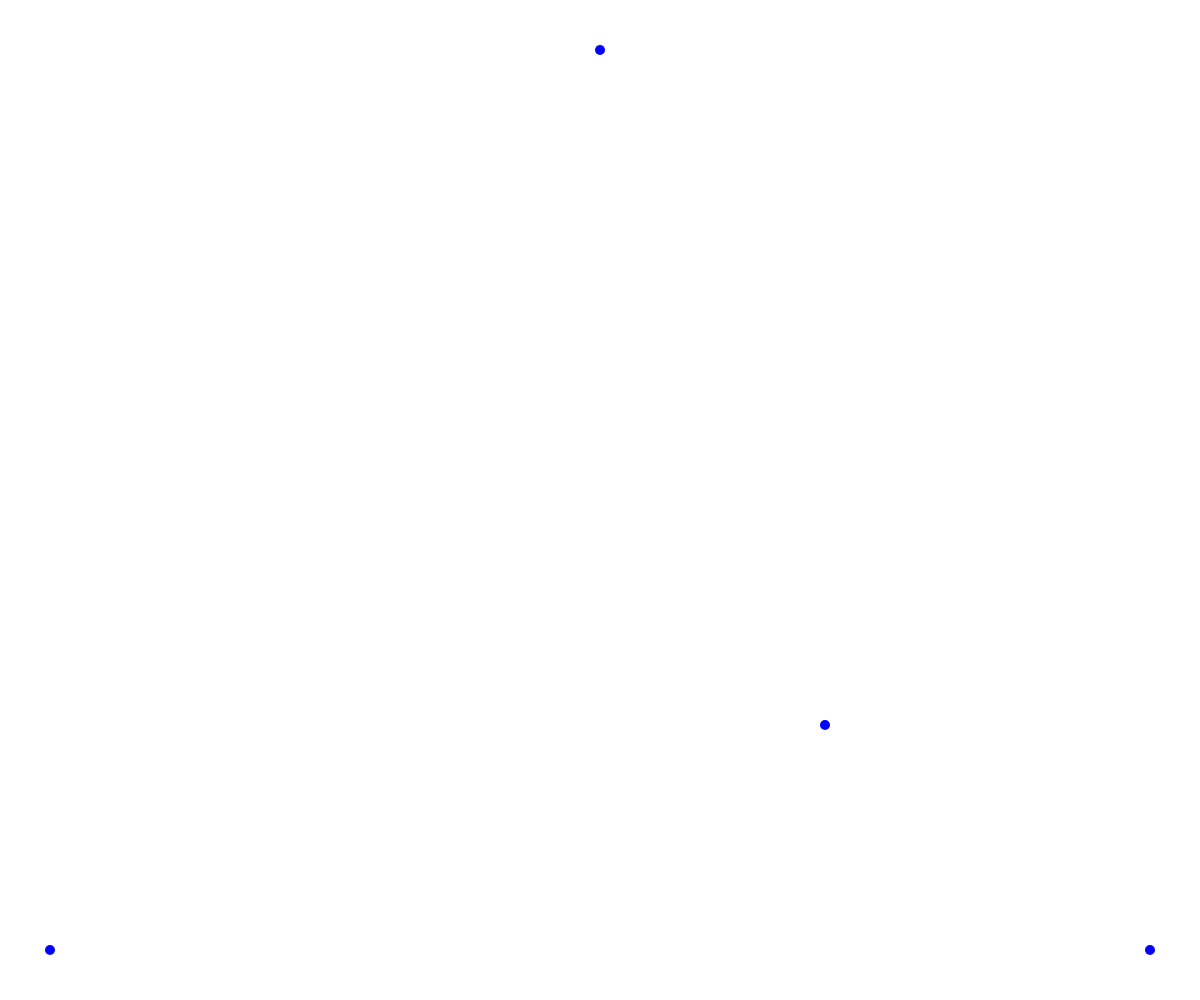
Frame 1 (no input)
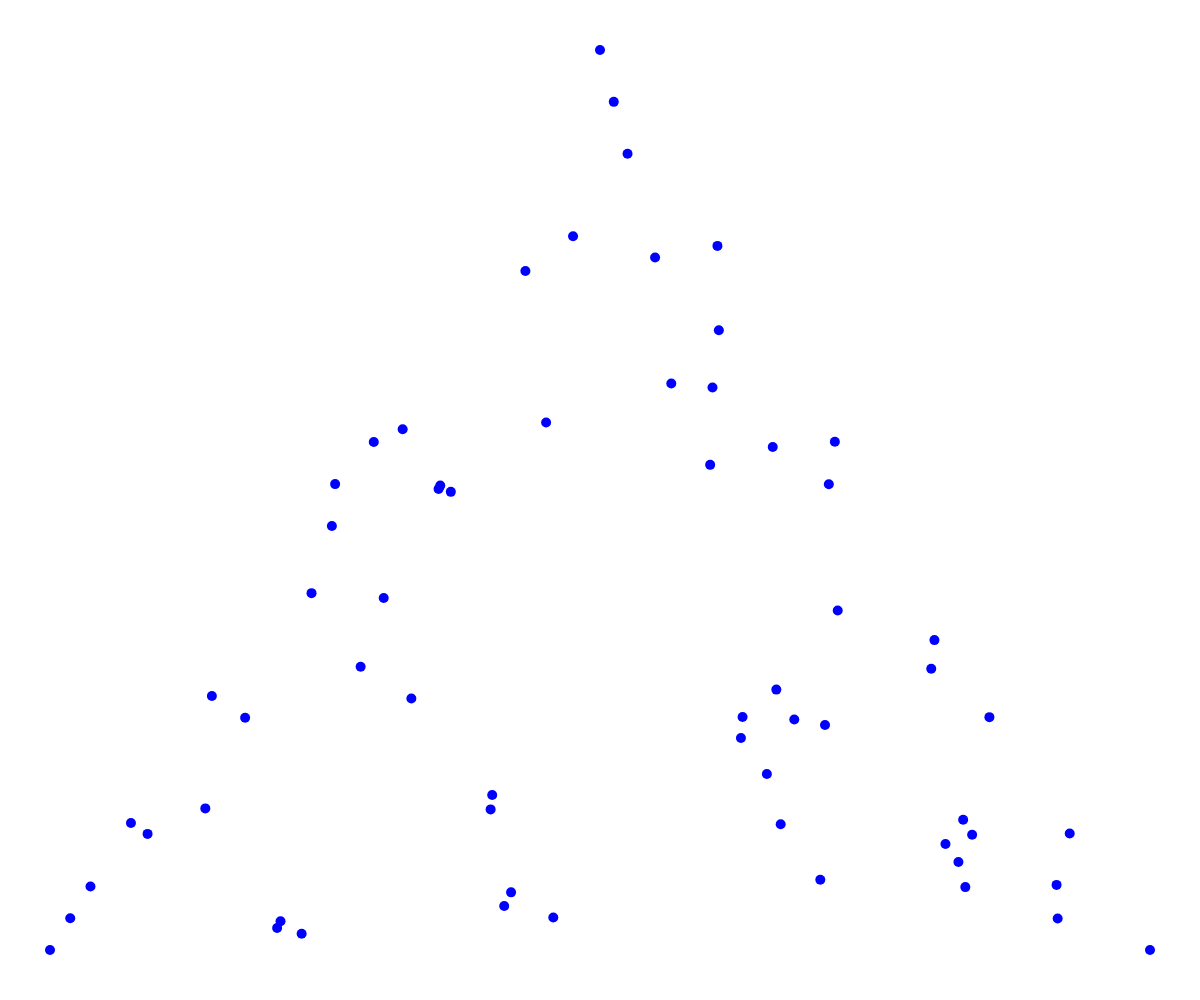
Frame 60 (no input)
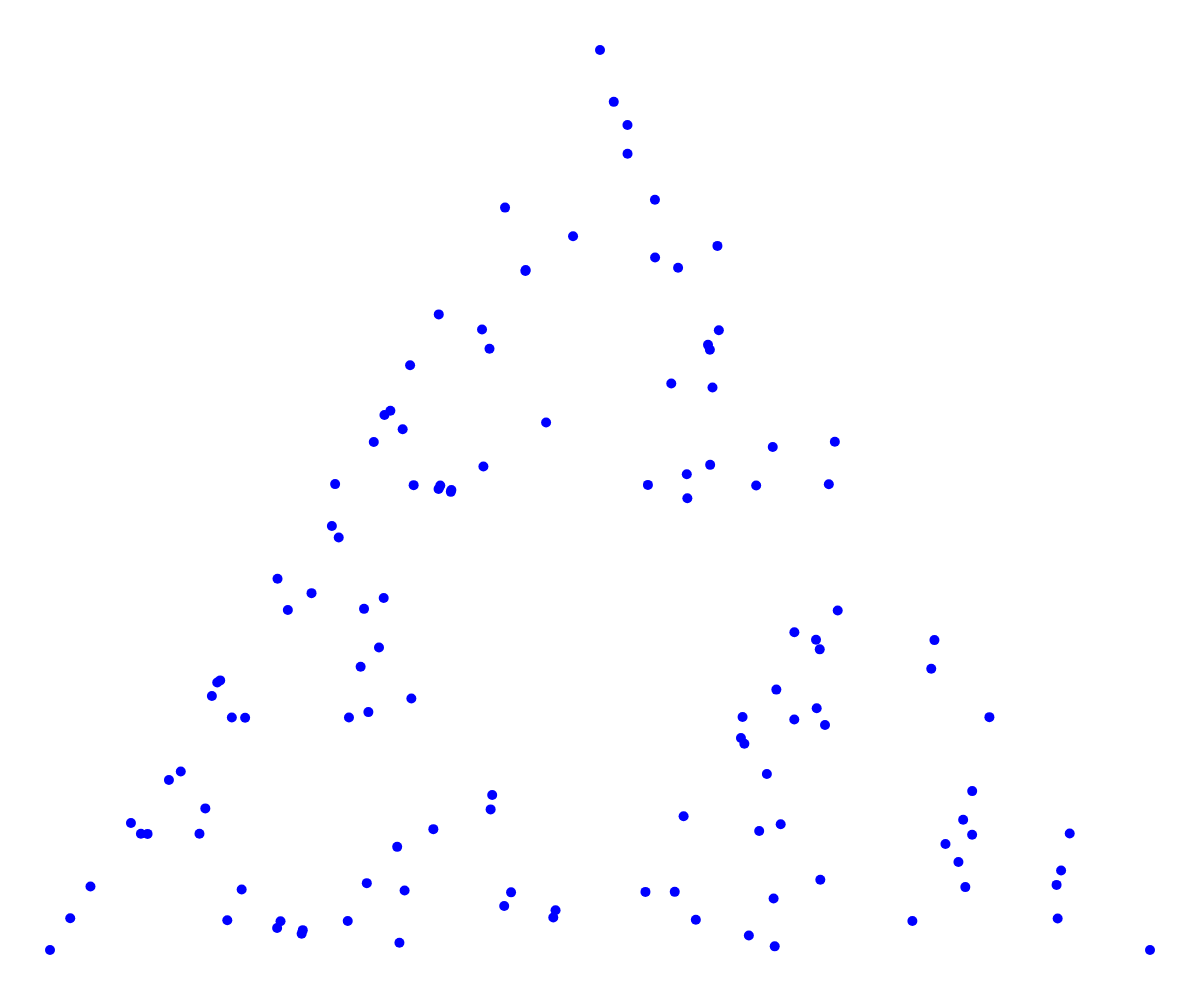
Frame 120 (the mouse pressed at the canvas centre since frame 60)

The p5.js sketch that drew these frames (run headless with seeded random() and noise() and a simulated clock; from frame 60 on, the mouse is pressed at the canvas centre):

// p5.js sketch
// ── sketch.js
function setup() {
    createCanvas(windowWidth, windowHeight);
    strokeWeight(10); 
    stroke('blue');
    offset = 50
    fixedPoint = [[windowWidth/2 , offset]
                ,[offset, windowHeight - offset],
              [windowWidth - offset, windowHeight - offset]]
    point(fixedPoint[0][0], fixedPoint[0][1]);
    point(fixedPoint[1][0], fixedPoint[1][1]);
    point(fixedPoint[2][0], fixedPoint[2][1]);

    v = [windowHeight/2 , windowHeight/2];
  }
  
  function midPoint(point1, point2)
  {
    res = [(point1[0] + point2[0])/2 , (point1[1] + point2[1])/2]
    return res;
  }
  function draw() {
    rn = random([0,1,2]);
    v = midPoint(v, fixedPoint[rn])
    console.log(v)
    point(v[0], v[1]);
  }
